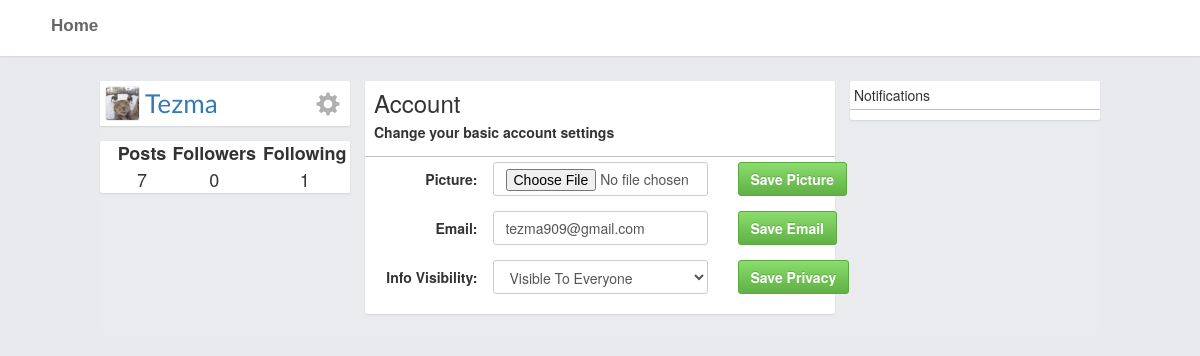
/pages/settings.php (signed in), run on the app's committed database.
### tables this page shows
CREATE TABLE `users` (
  `user_id` int(11) NOT NULL,
  `user_name` varchar(25) NOT NULL,
  `user_email` varchar(55) NOT NULL,
  `user_pass` varchar(255) NOT NULL,
  `user_picture` varchar(255) NOT NULL DEFAULT 'default.jpg',
  `user_posts` int(11) NOT NULL,
  `user_followers` int(11) NOT NULL,
  `user_following` int(11) NOT NULL
);

### scripts/user.php (called while the page is built)
<?php
include ('dbconnect.php');
$User = $_SESSION['userSession'];
$GrabUserData = $Connect -> query("SELECT * FROM users WHERE user_id = ".$User."");
$UserData = $GrabUserData -> fetch_array();
$UserID = $UserData['user_id'];
$UserName = $UserData['user_name'];
$UserEmail = $UserData['user_email'];
$UserPicture = $UserData['user_picture'];
$UserPosts = $UserData['user_posts'];
$UserFollowers = $UserData['user_followers'];
$UserFollowing = $UserData['user_following'];
?>

### pages/settings.php (the view, shortened to what this page needs)
<?php
include ('../scripts/dbconnect.php');
include ('../scripts/user.php');
?>
<!DOCTYPE html>
<html>
<head>
<link rel="stylesheet" href="assets/css/bootstrap.css">
<link rel="stylesheet" type="text/css" href="assets/css/style.css">
<link rel="stylesheet" type="text/css" href="assets/css/post-css.css">
<link rel="stylesheet" type="text/css" href="assets/css/framework.css">
</head>
<body>
<ul class="topnav" id="myTopnav">
  	<li><a class="left-nav" href=".">Home</a></li>
  	<li><a href=""></a></li>
</ul>
<div class="container-fluid">
	<div class="col-sm-3">
		<div class="dashboard-panel fixed">
			<div class="dashboard-panel-body">
				<img class="user-picture" src="uploads/images/<?= $UserPicture ?>">
				<a href="user/<?= $UserName ?>" class="user-name"><?= $UserName ?></a>
				<a href="settings" class="settings-icon"><span class="glyphicon glyphicon-cog settings-icon"></span></a>
			</div>
		</div>
		<div class="dashboard-panel">
			<table class="user-stats">
				<tr>
					<th class="posts-col">&nbsp;&nbsp;&nbsp;Posts</th>
					<th class="followers-col">Followers</th>
					<th class="following-col">Following</th>
				</tr>
				<tr>
					<td class="posts-col">&nbsp;&nbsp;&nbsp;<?= $UserPosts ?></td>
					<td class="followers-col"><?= $UserFollowers ?></td>
					<td class="following-col"><?= $UserFollowing ?></td>
				</tr>
			</table>
		</div>
	</div>
	<div class="col-sm-6">
		<div class="dashboard-panel">
			<div class="dashboard-panel-header">
				<h3 style="margin:0; padding: 5px;">Account</h3>
				<label style="padding:5px;padding-top: 0px;">Change your basic account settings</label>
			</div>
			<div class="dashboard-panel-body">
				<form action="scripts/update-picture.php" method="POST" class="form-horizontal" enctype="multipart/form-data">
					<div class="form-group">
						<label class="control-label col-sm-3" for="picture">Picture:</label>
						<div class="col-sm-6">
							<input type="file" class="form-control" name="picture" id="picture">
						</div>
						<div class="col-sm-2">
					    	<button type="submit" name="submit" class="btn btn-primary settings-btn">Save Picture</button>
					    </div>
					</div>
				</form>
				<form action="scripts/update-email.php" method="POST" class="form-horizontal">
					<div class="form-group">
						<label class="control-label col-sm-3" for="email">Email:</label>
						<div class="col-sm-6">
							<input type="email" class="form-control" name="email" id="email" value="<?= $UserEmail ?>">
						</div>
						<div class="col-sm-2">
					    	<button type="submit" name="submit" class="btn btn-primary settings-btn">Save Email</button>
					    </div>
					</div>
				</form>
				<form action="scripts/update-privacy.php" method="POST" class="form-horizontal">
					<div class="form-group">
						<label class="control-label col-sm-3" for="info_visible">Info Visibility:</label>
						<div class="col-sm-6">
							<select class="form-control" name="info_visible" id="info_visible">
								<?php
								$GetPrivSettings = $Connect -> query("SELECT info_vis, photo_vis FROM privacy WHERE user_id = '$UserID'");
								while($PrivSettings = $GetPrivSettings -> fetch_array()):
									if($PrivSettings['info_vis'] == 1):
										echo "<option value='1'>Visible To Everyone</option>";
									else:
										echo "<option value='2'>Only Visible To Followers</option>";
										echo "<option value='1'>Visible To Everyone</option>";
									endif;
								endwhile;
								?>
							</select>
						</div>
						<div class="col-sm-2">
							<button type="submit" name="submit" class="btn btn-primary settings-btn">Save Privacy</button>
						</div>
					</div>
				</form>
			</div>
		</div>
	</div>
	<div class="col-sm-3">
		<div class="dashboard-panel">
			<div class="dashboard-panel-header"><span>Notifications</span></div>
			<div class="dashboard-panel-body">
			</div>
		</div>
	</div>
</div>
</body>
</html>

### assets/css/style.css (style rules this page uses)
body { margin: 0; padding: 0; background-color: #F5F8FA; }
.container-fluid { padding: 0; margin: 25px 100px 0 100px; background-color: #E9EBEE; }
.col-sm-3 { padding: 0; margin: 0; }
.user-picture { width: 35px; height: 35px; overflow: hidden; border-radius: 3px; border:1px solid #eee; margin-right: 5px; float: left; }
.user-name { font-family: 'Lato', sans-serif; font-size: 26px; line-height: 35px; }
.settings-icon { float: right; color: #b0b0b0; }
.glyphicon.glyphicon-cog { font-size: 24px; line-height: 35px; margin-right: 5px; }
ul.topnav { list-style-type: none; margin: 0; padding: 0; overflow: hidden; background-color: #fff; box-shadow: 0 1px 2px rgba(0,0,0,.1); }
.left-nav { margin-left: 35px; }
ul.topnav li { float: left; }
ul.topnav li a { display: inline-block; color: #666; text-align: center; font-family: 'Montserrat', sans-serif; font-weight: bold; padding: 14px 16px; text-decoration: none; font-size: 17px; transition: 0.1s; border-bottom: 4px solid #fff; }
.user-stats { width: 100%; }
.user-stats th, .user-stats td { text-align: center; }
.user-stats th { font-size: 18px; }
.user-stats td { font-size: 18px; }
body { background-color: #e9eaed; }
.user-stats { padding: 5px; }

### assets/css/post-css.css (style rules this page uses)
.dashboard-panel { box-shadow: 0 1px 2px rgba(0,0,0,.1); padding: 0px; border-color:#e5e6e9 #dfe0e4 #d0d1d5; border-radius: 2px; background-color: #fff; margin-bottom: 15px; }
.dashboard-panel-header { padding: 4px; border-bottom: 1px solid #c0c0c0; }
.dashboard-panel-body { padding: 5px; }

### assets/css/framework.css (style rules this page uses)
.btn { position: relative; display: inline-block; padding: 6px 12px; font-size: 14px; font-weight: 600; line-height: 20px; color: #333; white-space: nowrap; vertical-align: middle; cursor: pointer; -webkit-user-select: none; -moz-user-select: none; -ms-user-select: none; user-select: none; background-color: #eee; background-image: -webkit-linear-gradient(#fcfcfc, #eee); background-image: linear-gradient(#fcfcfc, #eee); border: 1px solid #d5d5d5; border-radius: 3px; -webkit-appearance: none; -moz-appearance: none; appearance: none }
.btn-primary { color: #fff; text-shadow: 0 -1px 0 rgba(0, 0, 0, 0.15); background-color: #60b044; background-image: -webkit-linear-gradient(#8add6d, #60b044); background-image: linear-gradient(#8add6d, #60b044); border-color: #5ca941 }

### data on the page
users: user_picture (picture), user_name "Tezma", user_posts "7", user_followers "0", user_following "1", email "tezma909@gmail.com"
